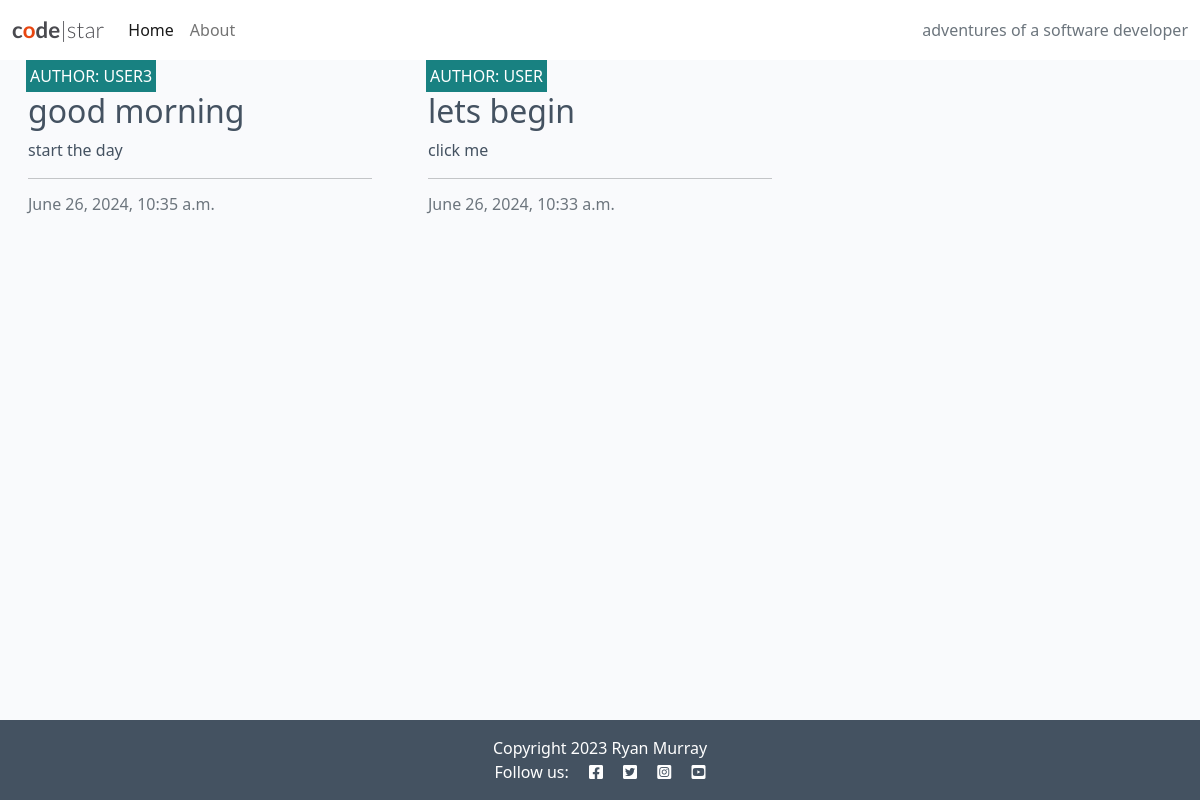
Before: / with the older database file.
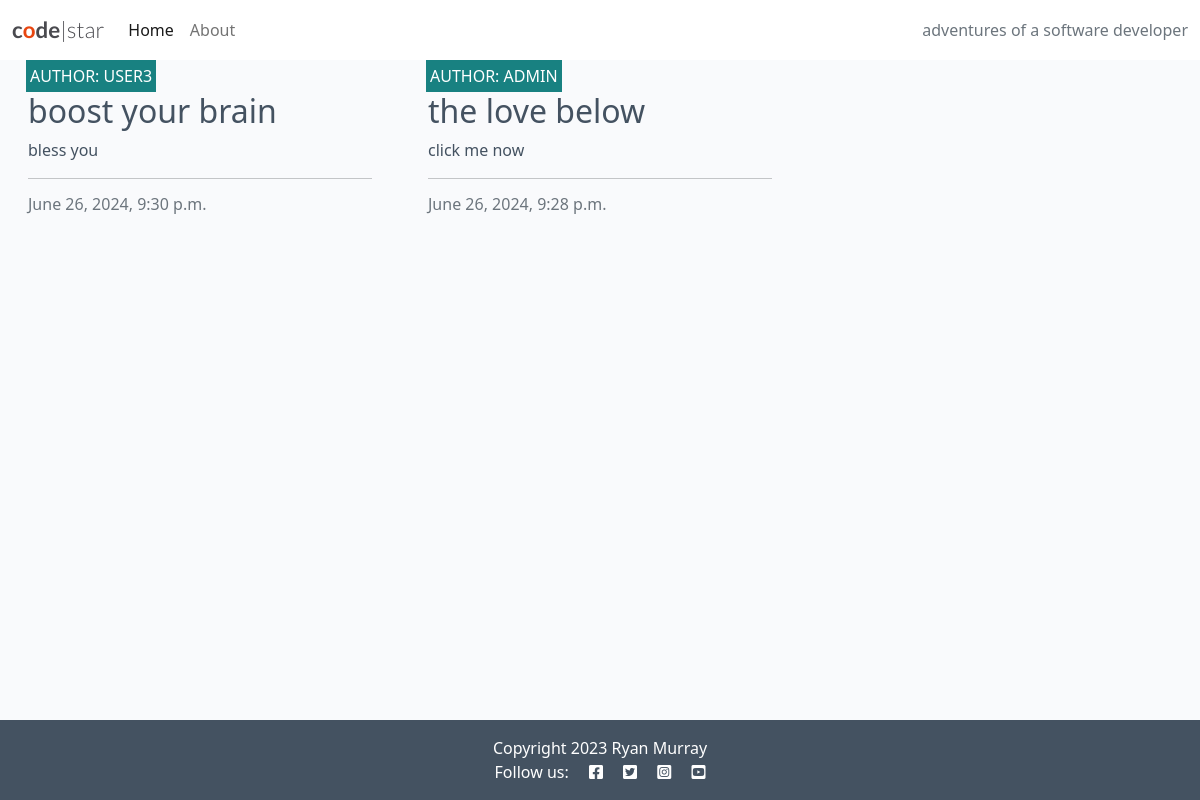
After: the same page with the newer database file.
### blog/models.py (models this page shows, shortened)
class Post(models.Model):
    title = models.CharField(max_length=200, unique=True)
    slug = models.SlugField(max_length=200, unique=True)
    author = models.ForeignKey(
    User, on_delete=models.CASCADE, related_name="blog_posts"
)
    content = models.TextField()
    created_on = models.DateTimeField(auto_now_add=True)
    status = models.IntegerField(choices=STATUS, default=0)
    excerpt = models.TextField(blank=True)
    updated_on = models.DateTimeField(auto_now=True)
    class Meta:
       ordering = ["-created_on"]

### blog/views.py (the view)
# urls.py: path('', views.PostList.as_view(), name='home'),
class PostList(generic.ListView):
    queryset = Post.objects.filter(status=1)
    template_name = "blog/index.html"
    paginate_by = 6

### blog/templates/blog/index.html (shortened to what this page needs)
{% extends "base.html" %}
{% block content %}
<div class="container-fluid">
    <div class="row">
        <div class="col-12 mt-3 left">
            <div class="row">
                {% for post in post_list %}
                <div class="col-md-4">
                    <div class="card mb-4">
                        <div class="card-body">
                            <div class="image-container">
                                <div class="image-flash">
                                    <p class="author">Author: {{ post.author }}</p>
                                </div>
                            </div>
                            <a href="{% url 'post_detail' post.slug %}" class="post-link">
                                <h2 class="card-title">{{ post.title }}</h2>
                                <p class="card-text">{{ post.excerpt }}</p>
                            </a>
                            <hr />
                            <p class="card-text text-muted h6">{{ post.created_on}}
                            </p>
                        </div>
                    </div>
                </div>
                {% endfor %}
            </div>
        </div>
    </div>
</div>
{% endblock %}
{% block copyright %}
Copyright 2023 Ryan Murray
{% endblock copyright %}

### templates/base.html (shortened to what this page needs)
{% load static %}
{% url 'home' as home_url %}
{% url 'about' as about_url %}
<!DOCTYPE html>
<html class="h-100" lang="en">
<head>
    <link rel="stylesheet" href="https://cdnjs.cloudflare.com/ajax/libs/font-awesome/5.15.3/css/all.min.css">
    <link href="https://cdn.jsdelivr.net/npm/bootstrap@5.0.1/dist/css/bootstrap.min.css" rel="stylesheet"
>
    <link rel="stylesheet" href="{% static 'css/style.css' %}">
</head>
<body class="d-flex flex-column h-100 main-bg">
    <nav class="navbar navbar-expand-lg navbar-light bg-white">
        <div class="container-fluid">
            <a class="navbar-brand" href="{% url 'home' %}"><span class="brand">c<span class="red-o">o</span>de<span
                        class="thin">|star</span></span></a>
            <div class="collapse navbar-collapse" id="navbarText">
                <ul class="navbar-nav me-auto mb-2 mb-lg-0">
                    <li class="nav-item">
                        <a class="nav-link {% if request.path == home_url %}active{% endif %}" aria-current="page"
                            href="{% url 'home' %}">Home</a>
                    </li>
                    <li class="nav-item">
                        <a class="nav-link " aria-current="page" href="{% url 'about' %}">About</a>
                    </li>
                </ul>
                <span class="navbar-text text-muted">
                    adventures of a software developer
                </span>
            </div>
        </div>
    </nav>
    <main class="flex-shrink-0 main-bg">
        {% block content %}{% endblock content %}
    </main>
    <footer class="footer mt-auto py-3 dark-bg">
        <p class="m-0 text-center text-white">
            {% block copyright %}{% endblock copyright %}
        </p>
        <p class="m-0 text-center text-white">Follow us: <i class="fab fa-facebook-square ms-3"></i>
            <i class="fab fa-twitter-square ms-3"></i>
            <i class="fab fa-instagram-square ms-3"></i>
            <i class="fab fa-youtube-square ms-3"></i>
        </p>
    </footer>
</body>
</html>

### static/css/style.css (style rules this page uses)
body { background-color: #f9fafc; }
.brand { font-family: Lato, sans-serif; font-size: 1.4rem; font-weight: 700; color: #4a4a4f; }
.red-o { color: #e84610; }
.thin { font-weight: 300; }
.dark-bg { background-color: #445261; }
.main-bg { background-color: #f9fafc; }
.card { border: none; background-color: transparent; }
.image-container { position: relative; }
.image-flash { position: absolute; bottom: 5%; min-width: 30%; left: -2px; background-color: #188181; }
.author { color: white; margin: 4px; text-transform: uppercase; }
.post-link { text-decoration: none; color: #445261; }

Changed rows visible on the page:
removed Post: author "USER", title "lets begin", excerpt "click me", created_on "June 26, 2024, 10:33 a.m."
changed Post "USER3": title "good morning" → "boost your brain"; excerpt "start the day" → "bless you"; created_on "June 26, 2024, 10:35 a.m." → "June 26, 2024, 9:30 p.m."
added Post: author "ADMIN", title "the love below", excerpt "click me now", created_on "June 26, 2024, 9:28 p.m."
